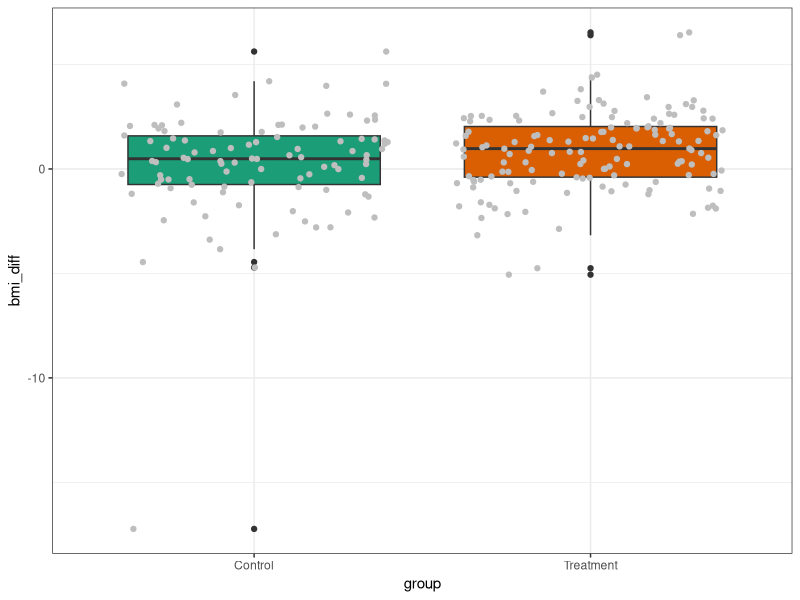
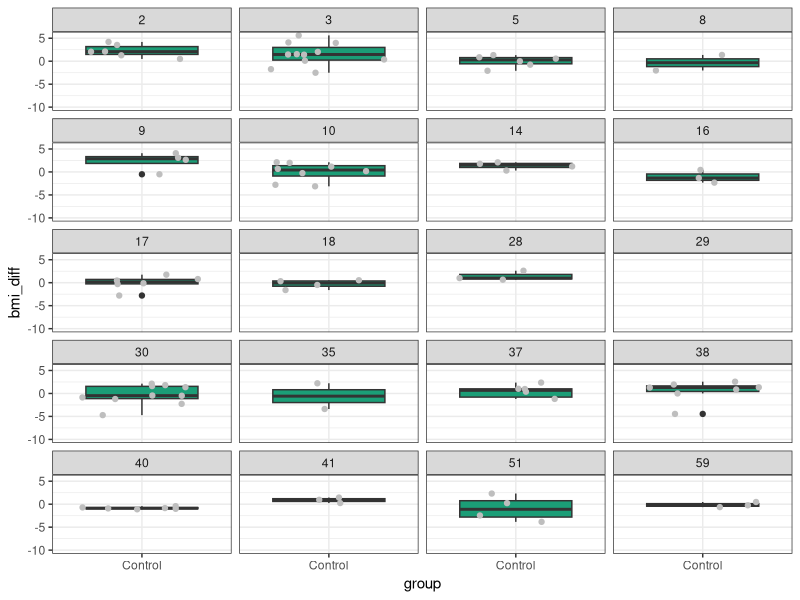
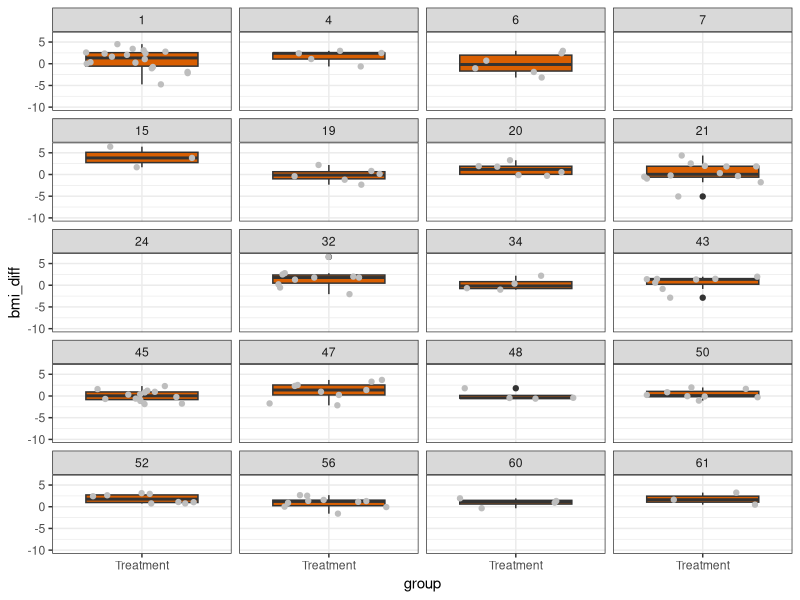

Here is the R script that generated these plots, in order: (Note: this script raises an error after producing the figures.)
## ---- chunk 1

# Packages that need to be installed


require(reshape)
require(ggplot2)
require(lme4)
require(dplyr)
require(tidyr)
require(patchwork)
require(nlme)

## ---- chunk 2
# Read data

#main_path <- "/ClinEpi_II_2026/multilevel_models"
#dattab <- read.csv(paste0(main_path, "/analysis_bmi.csv"), sep = ",")

dattab <- read.csv("../data/analysis_bmi.csv")

# Define data type for each column

dattab <- dattab %>% mutate_at(c(
    "patient", "praccode", "gender", "group", "bmigrp", "pracsize"
  ), as.factor) %>%
  mutate(bmi_diff = bmi1yr - bmibase)

dattab


## ---- chunk 3

# Data type
sapply(dattab, function(col) class(col))
# Mean/abolute and relative frequency
summary(dattab)
# how many unique values per variable?
sapply(dattab, function(col) length(unique(col)))

table(dattab$praccode,dattab$group)
# practice were randomly assigned to either treatment or control


# subject level: patient ID, gender, bmibase, age, bmi1yr, bmigrp,bmi_diff
# cluster level: praccode, group, pracsize
## ---- chunk 4


# Boxplots: BMI difference (1-yr vs. baseline) stratified by treatment

ggplot(
  data = dattab,
  mapping = aes(
    x = group,
    y = bmi_diff, 
    fill = group)) +
   labs(color = "Time of measurement") +
  geom_boxplot() +
  geom_jitter(color = "grey") +
  theme_bw() +
  scale_fill_manual(
    values = c("0" = "#1b9e77", "1" = "#d95f02"),
    labels = c("0" = "Control", "1" = "Treatment"),
    name = "Group"
  ) +
  scale_x_discrete(
    labels = c("0" = "Control", "1" = "Treatment")
  ) +
  theme(legend.position = "none")

 # Complete this for additional stratificaiton by practice (Hint: use facet_wrap)


## ---- chunk 5
# Boxplots: BMI at baseline and after one year stratified by treatment
# Only for control group

plot_control <- ggplot(
    data    = dattab[dattab$group == 0, ],
    mapping = aes(x = group, y = bmi_diff, fill = group)
  ) +
  geom_boxplot() +
  geom_jitter(color = "grey") +
  scale_fill_manual(
    values = c("0" = "#1b9e77", "1" = "#d95f02"),
    labels = c("0" = "Control", "1" = "Treatment"),
    name   = "Group"
  ) +
  scale_x_discrete(
    labels = c("0" = "Control", "1" = "Treatment")
  ) +
  labs(color = "Time of measurement") +
  facet_wrap(~praccode, scales = "fixed", nrow = 5) +
  coord_cartesian(ylim = c(-10, NA)) +
  theme_bw() +
  theme(legend.position = "none")

plot_control

# Why we need to run this facet_wrap? 
# To assess whether the clustering structure in the data is consequential before modelling.
# If the boxplots vary substantially across practices — in terms of median position or spread — this suggests non-negligible between-cluster variance, making a multilevel model necessary. Conversely, if the distributions are largely similar across practices, the ICC is likely close to zero and the added complexity of a multilevel model would offer little advantage over standard regression. If practices look largely homogeneous, a simpler model may suffice.
## ---- chunk 6

plot_treatment <- ggplot(
    data    = dattab[dattab$group == 1, ],
    mapping = aes(x = group, y = bmi_diff, fill = group)
  ) +
  geom_boxplot() +
  geom_jitter(color = "grey") +
  scale_fill_manual(
    values = c("0" = "#1b9e77", "1" = "#d95f02"),
    labels = c("0" = "Control", "1" = "Treatment"),
    name   = "Group"
  ) +
  scale_x_discrete(
    labels = c("0" = "Control", "1" = "Treatment")
  ) +
  labs(color = "Time of measurement") +
  facet_wrap(~praccode, scales = "fixed", nrow = 5) +
  coord_cartesian(ylim = c(-10, NA)) +
  theme_bw() +
  theme(legend.position = "none")

plot_treatment

## ---- chunk 7

# MLA, because individuals are clustered and idd assuptions are violated.
library(lme4)

M0 <- lme4::lmer(formula = bmi_diff~ group + pracsize + gender + bmibase + age
+ (1 | praccode), data = dattab)

summary(M0)
confint(M0)


## ---- chunk 8
# use this package to get p value

library(lmerTest)

M1 <- lmer(bmi_diff~ group + pracsize + gender + bmibase + age
+ (1 | praccode),
data = dattab)
summary(M1)


## ---- chunk 9

# Solution: Likilihood ratio test
# e.g. has group an significant influence?

M_red <- lme4::lmer(formula = bmi_diff~ pracsize + gender + bmibase + age
+ (1 | praccode), data = dattab, REML = FALSE)

M_full <- lme4::lmer(formula = bmi_diff~ group + pracsize + gender + bmibase + age
+ (1 | praccode), data = dattab, REML = FALSE)

# CAVE: For likelihood-ratio tests to be meaningfully defined, the two models should be nested.

anova(M_full, M_red)

## ---- chunk 10

library(nlme)

M0.nlme <- lme(fixed = bmi_diff~ group + pracsize + gender + bmibase + age, random =~ 1 | praccode, data = dattab, na.action = "na.omit")
summary(M0.nlme)

# 这个包，结果差不多
## ---- chunk 11

library(ggplot2)

# 1. Normality of random effects
ggplot(random, aes(x = Intercept)) +
  geom_density(fill = "#1b9e77", alpha = 0.5) +
  stat_function(fun = dnorm, args = list(mean = 0, sd = sd), 
                color = "red", linetype = "dashed", linewidth = 1) +
  labs(title = "Random Intercepts vs Normal Distribution",
       x = "Random Intercept (u0j)", y = "Density") +
  theme_bw()


# 1. Normality of random effects (code form Katja)
random <- ranef(M0)$praccode

# Result of ranef: Extract the practice-specific deviation from the overall intercecpt
random$praccode <- as.factor(rownames(random))

colnames(random)[1] <- "Intercept"
sd <- as.data.frame(VarCorr(M0))[1, 5] # standard deviation of the random intercept
plot(x = density(random$Intercept), main = "")
lines(x = seq(from =-1.2, to = 1.2, by = 0.01),
y = dnorm(x = seq(from =-1.2, to = 1.2, by = 0.01),
mean = 0, sd = sd),
col = "red")
legend(x = "topright", col = c("black", "red"), lwd = 1,
legend = c("Density estimation", "Normaldistribution"),
cex = 0.6)


# comment: The normality assumption for the random intercepts is violated — the distribution is bimodal rather than bell-shaped. This has limited impact on the treatment effect estimate, which is robust to this violation, but should be acknowledged as a limitation of the analysis, particularly given the small number of clusters.
## ---- chunk 12

# 2. Residuals vs Fitted (Homoscedasticity + Linearity)

resid_df <- data.frame(fitted = fitted_values, residuals = residuals_values)

ggplot(resid_df, aes(x = fitted, y = residuals)) +
  geom_point(color = "grey40", alpha = 0.6) +
  geom_hline(yintercept = 0, color = "red", linetype = "dashed") +
  geom_smooth(method = "loess", se = FALSE, color = "#d95f02") +
  labs(title = "Residuals vs Fitted Values",
       x = "Fitted Values", y = "Residuals") +
  theme_bw()


# 2. Residuals vs Fitted (Homoscedasticity + Linearity) - code from Katja
# Extract fitted values and residuals
fitted_values <- fitted(M0)
residuals_values <- residuals(M0)
# Create a data frame for plotting
fitted_residuals_data <- data.frame(
fitted = fitted_values,
residuals = residuals_values
)
# Plot fitted vs residuals
plot1 <- ggplot(fitted_residuals_data,
aes(x = fitted, y = residuals)) +
geom_point() +
geom_hline(yintercept = 0,
linetype = "dashed", color = "red") +
theme_minimal() +
labs(x = "Fitted Values", y = "Residuals") +
theme(axis.text.x = element_text(angle = 45, hjust = 1))
sd <- as.data.frame(VarCorr(M0))[2, 5]
plot2 <- ggplot(fitted_residuals_data, aes(x=residuals)) +
geom_histogram(aes(y = ..density..),
fill = "lightblue",
color = "black",
alpha = 0.6) +
geom_density(color = "black", size = 1.2) +
stat_function(fun = dnorm, args = list(mean = 0, sd = sd),
color = "red", linewidth = 1.2, linetype = "dotted")
plot1 + plot2

# Comment: The normality assumption for the residuals is largely satisfied for the majority of observations. The residual distribution is approximately symmetric and centred around zero, with the kernel density closely following the theoretical normal curve. However, one extreme outlier with a residual of approximately -16 introduces a long left tail, which is responsible for the apparent deviation in the smoothed Residuals vs Fitted plot. 
## ---- chunk 13

# This single observation warrants further investigation — if confirmed as a data entry error or clinically implausible value, its removal is justified. A sensitivity analysis with and without this observation is recommended to assess its influence on the treatment effect estimate.

qqnorm(residuals(model))
qqline(residuals(model))

# 找出这个点
which(residuals(model) < -10)

# 看看这个患者的数据
dattab[which(residuals(model) < -10), ]

## ---- chunk 14
var_cluster <- as.data.frame(summary(M0)$varcor)[1, "vcov"]
var_residual <- as.data.frame(summary(M0)$varcor)[2, "vcov"]
round(var_cluster/(var_cluster + var_residual), 4)*100

# interpretation:
# 4% of the unexplained variance in the BMI reduction after accounting for the fixed effects is 
# due to the practices. The rest of the unexplained variance is due to individual-level differences. The practices have little effect on the outcome variable, and most of the variation is due to individual-level differences.
